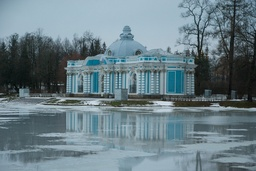
#> input picture ML_OE/spb_barocco.jpg, 256 x 171 px, shrunk from 1280 x 856 before the run, found by its file name
$ jupyter execute --allow-errors Clustering_Palette_Students.ipynb
#> lines starting #> are read from the running program, lines starting #| are printed output that depends on the picture
# Использование `K-means` для сжатия

Еще одно полезное применение кластеризации — сжатие изображений. Схема до удивления проста: похожие, рядом расположенные цвета, стоит объединить в один цвет. Давайте провернем это самостоятельно.

Считайте изображение из вашего индивидуального задания.

[cell 1]
import matplotlib.pyplot as plt
import cv2
import numpy as np


# Путь к изображению
img_path = '/Users/muzafarov/Desktop/MyEducation/ML_OE/spb_barocco.jpg'

img = cv2.imread(img_path)
#> img is the input picture: shape (171, 256, 3); mean B, G, R 133.1, 125.3, 105.7
img = cv2.cvtColor(img, cv2.COLOR_BGR2RGB)
plt.axis('off')
plt.imshow(img)

Перед нами трехканальное (RGB) изображение. Вычислите среднее значение интенсивности пикселей по всем каналам.

[cell 2]
np.mean(img)
#> Out = 121.3

Нормируйте значения интенсивностей пикселей, разделив все значения на $255$. Вычислите среднее значение интенсивности пикселей по всем каналам после проделанного преобразования.

[cell 3]
img = img/255
img

[cell 4]
np.mean(img)
#> Out = 0.476

Давайте убедимся в том, что исходное пространство цветов, насчитывающее около $16$ миллионов возможных состояний ($256^3$), слишком велико, и его размерность можно понижать. Для наглядности построим лишь некоторые подвыборки зависимостей значений интенсивностей и лишь на случайном поднаборе пикселей.

«Распрямите» изображение так, чтобы <code>.shape</code> соответствущего массива имел вид <code>(высота * ширина, 3)</code>

[cell 5]
# Функция принимает на вход "распрямленный" массив, соответствующий изображению

def plot_pixels(data, colors=None, N=10000):
    if colors is None:
        colors = data

    rng = np.random.RandomState(0)
    i = rng.permutation(data.shape[0])[:N]
    colors = colors[i]
    R, G, B = data[i].T

    fig, ax = plt.subplots(1, 2, figsize=(16, 6))
    ax[0].scatter(R, G, color=colors, marker='.')
    ax[0].set(xlabel='Red', ylabel='Green', xlim=(0, 1), ylim=(0, 1))

    ax[1].scatter(R, B, color=colors, marker='.')
    ax[1].set(xlabel='Red', ylabel='Blue', xlim=(0, 1), ylim=(0, 1))

[cell 6]
img.shape[0]
#> Out = 171

[cell 7]
img.reshape(img.shape[0]*img.shape[1], img.shape[2]).shape
#> Out = (43776, 3)

#> (a cell that did not finish here is left out)

Переведем 16 миллионов возможностей во всего-навсего 16 возможностей, используя <code>K-means</code>. Правда, чтобы ускорить работу алгоритма, мы будем использовать <a href="https://scikit-learn.org/stable/modules/generated/sklearn.cluster.MiniBatchKMeans.html"><code>K-means</code> на батчах</a> — поднаборах данных. Заодно увидим, портит ли это результат.

Обучите модель <code>MiniBatchKMeans</code> на нормированном и «распрямленном» изображении с параметрами, указанными в вашем задании.

В изображении замените значения цветов каждого пикселя на значения координат центроида кластера к которому был отнесен этот пиксель. Постройте графики зависимостей цветов при помощи <code>plot_pixels()</code> с новой палитрой (параметр <code>colors</code>)

[cell 9]
from sklearn.cluster import MiniBatchKMeans

[cell 10]
model_norm = MiniBatchKMeans(n_clusters=16, random_state=10).fit(img.reshape(img.shape[0]*img.shape[1], img.shape[2]))

[cell 11]
model_norm.cluster_centers_
#> Out = 16 rows, first 8: [0.165, 0.186, 0.179], [0.474, 0.6, 0.656], [0.288, 0.352, 0.374], [0.651, 0.74, 0.79], [0.589, 0.678, 0.723], [0.293, 0.483, 0.545], [0.453, 0.534, 0.566], [0.234, 0.28, 0.291]

[cell 12]
clusters = model_norm.cluster_centers_
#> clusters has the same summary as Out

[cell 13]
reshaped_img = img.reshape(img.shape[0]*img.shape[1], img.shape[2])

[cell 14]
reshaped_img[0].reshape(1, -1)
#> Out = [[0.435, 0.541, 0.608]]

[cell 15]
reshaped_img.shape
#> Out = (43776, 3)

[cell 16]
new_img = []
for pixel in reshaped_img:
    cls = model_norm.predict(pixel.reshape(1, -1))
    new_img.append(clusters[cls])
#> this loop made 43776 passes
#> (pixel, cls) on passes 1 to 3: ([0.435, 0.541, 0.608], [6]), ([0.439, 0.545, 0.612], [6]), ([0.447, 0.553, 0.62], [11])
#> after the loop, new_img = 43776 items

Вычислите среднее значение интенсивности пикселей полученного изображения.

#> (a cell that did not finish here is left out)

Выберите номер изображения, соответствующего палитре из $16$ цветов.

#> (a cell that did not finish here is left out)

Пора смотреть на результат! Постройте рядом оригинальное изображение и изображение, в котором используется лишь $16$ цветов.

[cell 19]
reshaped_img

[cell 20]
plt.imshow(np.reshape(new_img, img.shape))

[cell 21]
img.shape
#> Out = (171, 256, 3)

Постройте изображение размера $4 \times 4$ на основе полученных $16$ цветов. Выберите верное изображение.

[cell 22]
plt.imshow(clusters.reshape(4, 4, 3))
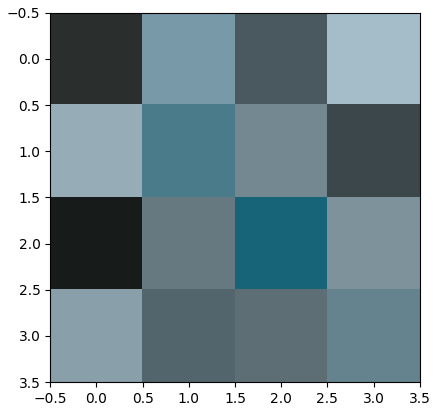
#> figure drawn by matplotlib, 1 panel

[cell 23]
plt.imshow((cv2.resize(np.reshape(new_img, img.shape),
           (4, 4))))
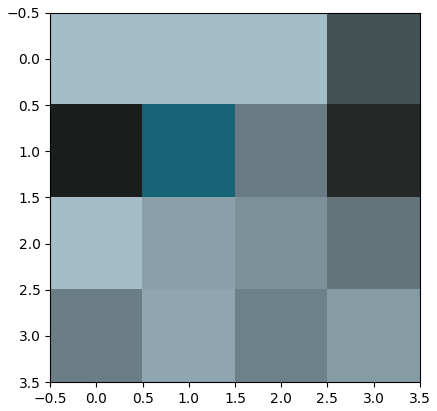
#> figure drawn by matplotlib, 1 panel
